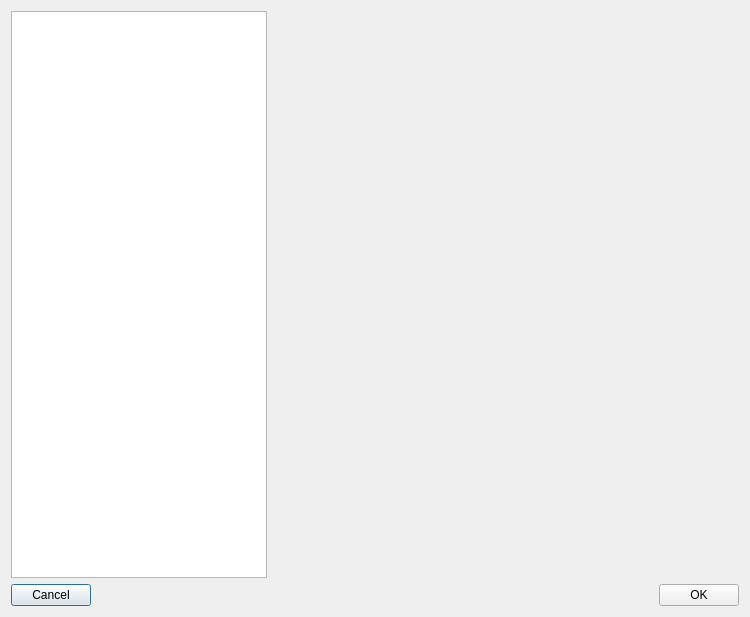
<?xml version="1.0" encoding="UTF-8"?>
<ui version="4.0">
 <class>Dialog</class>
 <widget class="QDialog" name="Dialog">
  <property name="windowModality">
   <enum>Qt::ApplicationModal</enum>
  </property>
  <property name="geometry">
   <rect>
    <x>0</x>
    <y>0</y>
    <width>750</width>
    <height>617</height>
   </rect>
  </property>
  <property name="windowTitle">
   <string>APPNAME - Options</string>
  </property>
  <layout class="QGridLayout" name="gridLayout">
   <item row="0" column="0">
    <layout class="QVBoxLayout" name="verticalLayout">
     <item>
      <layout class="QHBoxLayout" name="horizontalLayout">
       <item>
        <widget class="QTreeWidget" name="tree">
         <property name="sizePolicy">
          <sizepolicy hsizetype="Fixed" vsizetype="Expanding">
           <horstretch>0</horstretch>
           <verstretch>0</verstretch>
          </sizepolicy>
         </property>
         <property name="minimumSize">
          <size>
           <width>200</width>
           <height>0</height>
          </size>
         </property>
         <property name="baseSize">
          <size>
           <width>200</width>
           <height>0</height>
          </size>
         </property>
         <property name="alternatingRowColors">
          <bool>true</bool>
         </property>
         <property name="selectionBehavior">
          <enum>QAbstractItemView::SelectItems</enum>
         </property>
         <property name="indentation">
          <number>15</number>
         </property>
         <property name="rootIsDecorated">
          <bool>true</bool>
         </property>
         <property name="uniformRowHeights">
          <bool>true</bool>
         </property>
         <property name="wordWrap">
          <bool>true</bool>
         </property>
         <attribute name="headerVisible">
          <bool>false</bool>
         </attribute>
         <column>
          <property name="text">
           <string>Name</string>
          </property>
         </column>
        </widget>
       </item>
       <item>
        <widget class="QStackedWidget" name="widget">
         <widget class="QWidget" name="stackedWidgetPage1"/>
        </widget>
       </item>
      </layout>
     </item>
     <item>
      <layout class="QHBoxLayout" name="horizontalLayout_2">
       <item>
        <widget class="QPushButton" name="cancel_button">
         <property name="text">
          <string>Cancel</string>
         </property>
        </widget>
       </item>
       <item>
        <spacer name="horizontalSpacer">
         <property name="orientation">
          <enum>Qt::Horizontal</enum>
         </property>
         <property name="sizeHint" stdset="0">
          <size>
           <width>40</width>
           <height>20</height>
          </size>
         </property>
        </spacer>
       </item>
       <item>
        <widget class="QPushButton" name="ok_button">
         <property name="text">
          <string>OK</string>
         </property>
        </widget>
       </item>
      </layout>
     </item>
    </layout>
   </item>
  </layout>
 </widget>
 <resources/>
 <connections/>
</ui>
